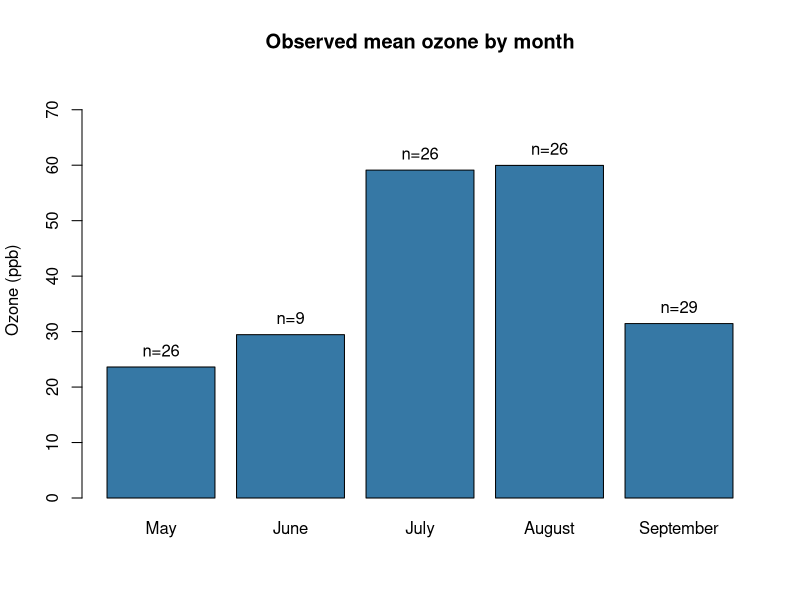
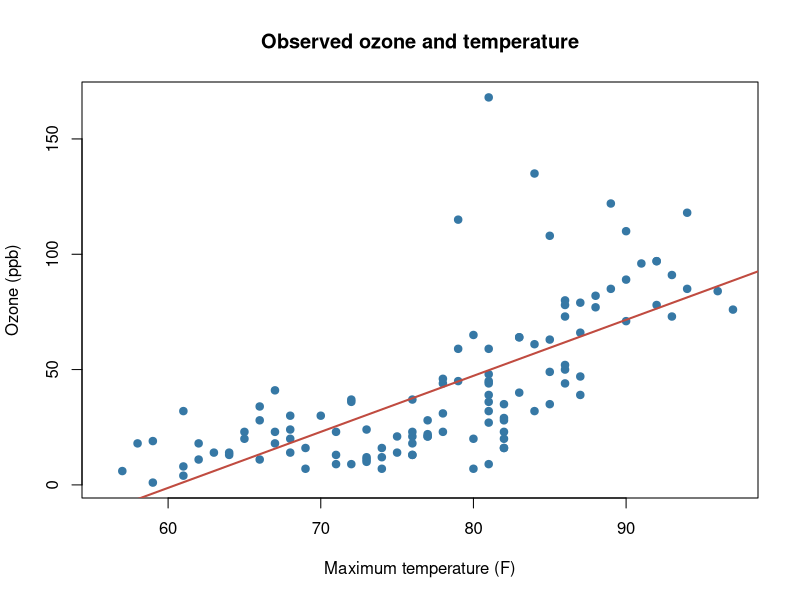
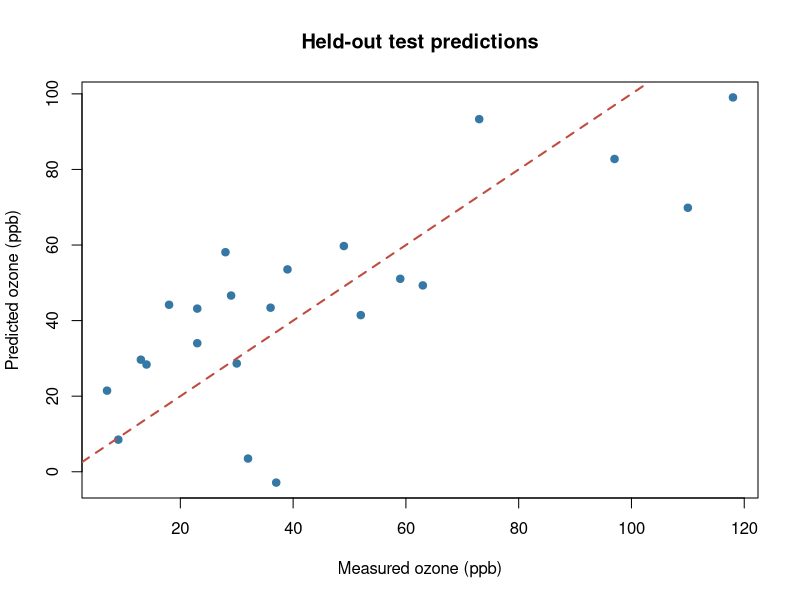
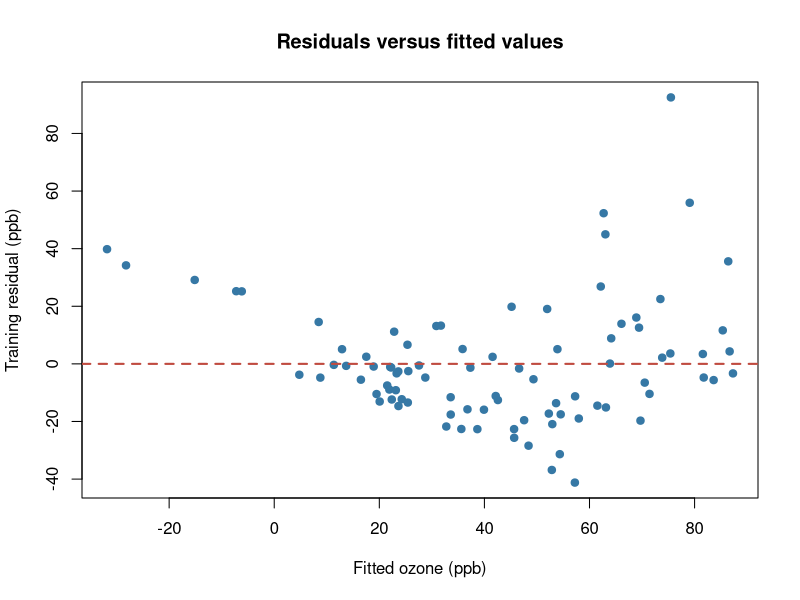
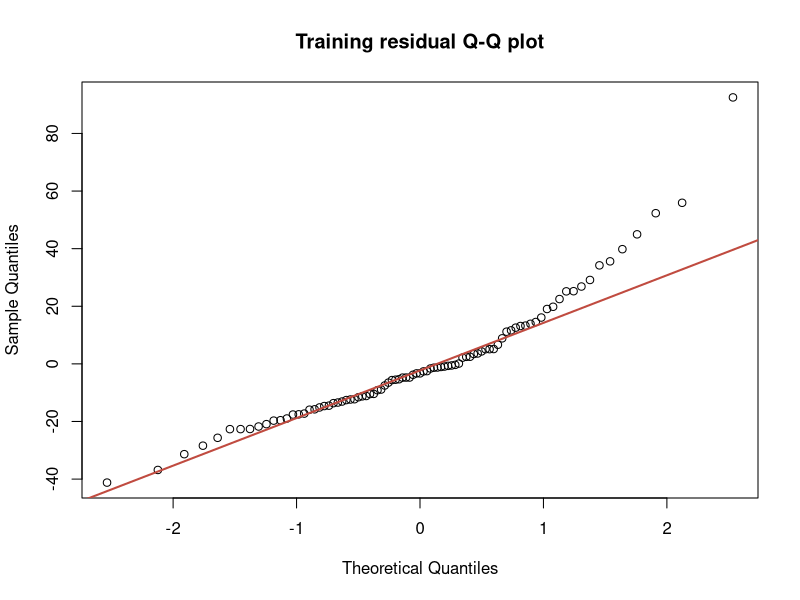

Generate these figures, in order, with R:
# Week 4 Comprehensive Data Analysis using R
# Self-contained: uses datasets::airquality and base R only.
# Run from R Console: source("week4_complete_analysis.R")
data(airquality, package = "datasets")
raw <- airquality
raw$MonthName <- factor(raw$Month, levels = 5:9,
                        labels = c("May", "June", "July", "August", "September"))
raw$Date <- as.Date(sprintf("1973-%02d-%02d", raw$Month, raw$Day))
cat("Raw dimensions: 153 rows x 6 original columns\n")
cat("Missing measurements:\n")
print(colSums(is.na(raw[c("Ozone", "Solar.R", "Wind", "Temp")])))
cat("Duplicate Month-Day pairs:", sum(duplicated(raw[c("Month", "Day")])), "\n")

# Week 1: flag outliers from observed data, retain them, and impute by month.
iqr_bounds <- function(x) {
  q <- quantile(x, c(.25, .75), na.rm = TRUE)
  c(q[1] - 1.5 * IQR(x, na.rm = TRUE), q[2] + 1.5 * IQR(x, na.rm = TRUE))
}
for (nm in c("Ozone", "Solar.R", "Wind", "Temp")) {
  bounds <- iqr_bounds(raw[[nm]])
  cat("Observed IQR outlier count for", nm, ":",
      sum(raw[[nm]] < bounds[1] | raw[[nm]] > bounds[2], na.rm = TRUE), "\n")
}
clean <- raw
for (nm in c("Ozone", "Solar.R")) {
  for (month in levels(raw$MonthName)) {
    missing <- which(raw$MonthName == month & is.na(raw[[nm]]))
    clean[[nm]][missing] <- median(raw[[nm]][raw$MonthName == month], na.rm = TRUE)
  }
}
stopifnot(!anyNA(clean))
clean$OzoneOutlier <- clean$Ozone > iqr_bounds(raw$Ozone)[2]
measure <- c("Ozone", "Solar.R", "Wind", "Temp")
for (nm in measure) {
  x <- clean[[nm]]
  clean[[paste0(nm, "_scaled")]] <- (x - min(x)) / (max(x) - min(x))
}
month_dummies <- as.data.frame(model.matrix(~ MonthName - 1, data = clean))
analysis_ready <- cbind(clean, month_dummies)
write.csv(analysis_ready, "week4_analysis_ready.csv", row.names = FALSE)
cat("Missing after cleaning:", sum(is.na(clean)), "\n")

# Week 2: interpret statistics from the original observed readings.
cat("Observed summary:\n"); print(summary(raw[measure]))
month_mean <- tapply(raw$Ozone, raw$MonthName, mean, na.rm = TRUE)
month_count <- tapply(!is.na(raw$Ozone), raw$MonthName, sum)
cat("Observed monthly ozone means and sample counts:\n")
print(round(month_mean, 2)); print(month_count)
cat("Observed ozone-temperature correlation:",
    round(cor(raw$Ozone, raw$Temp, use = "complete.obs"), 3), "\n")
png("week4_monthly_ozone.png", width = 1200, height = 760, res = 150)
bp <- barplot(month_mean, col = "#3678A5", ylim = c(0, 75),
              main = "Observed mean ozone by month", ylab = "Ozone (ppb)")
text(bp, month_mean + 3, paste0("n=", month_count))
dev.off()
png("week4_ozone_temperature.png", width = 1200, height = 760, res = 150)
plot(raw$Temp, raw$Ozone, pch = 19, col = "#3678A5",
     main = "Observed ozone and temperature",
     xlab = "Maximum temperature (F)", ylab = "Ozone (ppb)")
abline(lm(Ozone ~ Temp, data = raw), col = "#C04B40", lwd = 2)
dev.off()

# Week 3: inferential test uses measured ozone-temperature pairs.
pair <- raw[complete.cases(raw[c("Ozone", "Temp")]), ]
cat("Pearson correlation hypothesis test:\n")
print(cor.test(pair$Ozone, pair$Temp, method = "pearson"))

# Prediction uses original complete cases; imputed target is never used.
cases <- raw[complete.cases(raw[c("Ozone", "Temp", "Wind", "Solar.R")]), ]
rownames(cases) <- NULL
test_idx <- seq(5, nrow(cases), by = 5)
train <- cases[-test_idx, ]
test <- cases[test_idx, ]
fit <- lm(Ozone ~ Temp + Wind + Solar.R, data = train)
cat("Model summary:\n"); print(summary(fit))
pred <- predict(fit, newdata = test)
metrics <- function(actual, predicted) {
  e <- actual - predicted
  c(MAE = mean(abs(e)), RMSE = sqrt(mean(e^2)),
    R2 = 1 - sum(e^2) / sum((actual - mean(actual))^2))
}
cat("Train metrics:\n"); print(round(metrics(train$Ozone, fitted(fit)), 3))
cat("Test metrics:\n"); print(round(metrics(test$Ozone, pred), 3))
cat("Test mean-only baseline:\n")
print(round(metrics(test$Ozone, rep(mean(train$Ozone), nrow(test))), 3))

# Validation folds are formed only within training observations.
cv_pred <- rep(NA_real_, nrow(train))
for (fold in 0:4) {
  val <- which(seq_len(nrow(train)) %% 5 == fold)
  cv_fit <- lm(Ozone ~ Temp + Wind + Solar.R, data = train[-val, ])
  cv_pred[val] <- predict(cv_fit, newdata = train[val, ])
}
cat("Five-fold train-only validation:\n")
print(round(metrics(train$Ozone, cv_pred), 3))
cat("Shapiro-Wilk on training residuals:\n")
print(shapiro.test(residuals(fit)))
png("week4_test_predictions.png", width = 1200, height = 760, res = 150)
plot(test$Ozone, pred, pch = 19, col = "#3678A5",
     xlab = "Measured ozone (ppb)", ylab = "Predicted ozone (ppb)",
     main = "Held-out test predictions")
abline(0, 1, col = "#C04B40", lwd = 2, lty = 2)
dev.off()
png("week4_residuals.png", width = 1200, height = 760, res = 150)
plot(fitted(fit), residuals(fit), pch = 19, col = "#3678A5",
     xlab = "Fitted ozone (ppb)", ylab = "Training residual (ppb)",
     main = "Residuals versus fitted values")
abline(h = 0, col = "#C04B40", lwd = 2, lty = 2)
dev.off()
png("week4_qq_plot.png", width = 1200, height = 760, res = 150)
qqnorm(residuals(fit), main = "Training residual Q-Q plot")
qqline(residuals(fit), col = "#C04B40", lwd = 2)
dev.off()
write.csv(data.frame(Measured = test$Ozone, Predicted = pred,
                     Error = test$Ozone - pred),
          "week4_test_predictions.csv", row.names = FALSE)
cat("Completed. Check the five PNG charts and two CSV outputs in getwd().\n")
